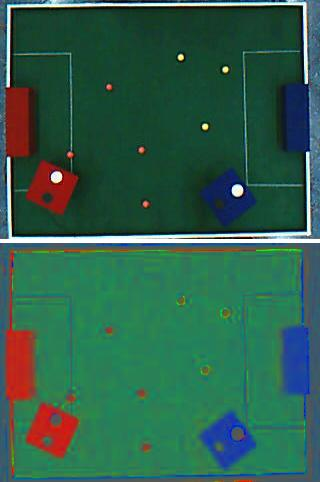
//> input picture MethodsTest/MethodsTest/rgb.jpg, 320 x 482 px, given in place of the camera
$ ./Test1   (built with g++ and OpenCV 4)
//> lines starting //> are read from the running program, lines starting //| are printed output that depends on the picture; after the words box and inside, x2 and y2 are one past the last pixel; in counts of white or black regions, pixels touching at a corner belong together
#include <iostream>
#include <cv.h>
#include <highgui.h>

using namespace cv;
using namespace std;

const int ARRAY_SIZE = 6; // Array for frame average
const double AREA_THRESH = 50.0; // Minimum valid area for theory of moments

vector<double> xCentroid;
vector<double> yCentroid;

Mat segmentColor(Mat , int[] , int[] );
void showValue(Mat , Point );
void drawMoments(Mat, Mat &);
Mat normalizeImage(Mat );
void mouseHandler(int , int , int , int , void* );
int maxAreaIndex(vector<double> );
vector<double> getCentroid(double , double );
double average(vector<double> );
void setColorFromClick(Mat ,int* ,Point );

int main()
{
	Mat frame;
	Size kernel = Size(25,25);
	Mat colorFrame;
	Mat Iblurred;
	Mat Isegmented;
	Mat HSVframe;
	Mat strel = getStructuringElement(MORPH_ELLIPSE, Size(7,7));

	int color[] = {127,242,195};
	int tolerance[] = {15,15,15};
	int colorHSV[] = {124*(180)/240,139*(256)/240,177*(256)/240};      //  Note: For HSV, Hue range is [0,179], Saturation range is [0,255]
	int toleranceHSV[] = {20,15,20};   //  and Value range is [0,255]. Paint 240.

	VideoCapture cam(0);

	Point p(0,0);
	while (true)
	{
		cam >> colorFrame;
//> colorFrame is the input picture: 482 rows x 320 cols, CV_8UC3; mean B, G, R 75.1, 94.7, 46.6
		//colorFrame = normalizeImage(colorFrame);

		//setMouseCallback("Main camera",mouseHandler,(void*)(&p));

		if (p.x != 0 && p.y != 0) {
			//showValue(colorFrame,p);
			setColorFromClick(colorFrame,color,p);
		}

		// BGR approach
		GaussianBlur(colorFrame, Iblurred, kernel,5);
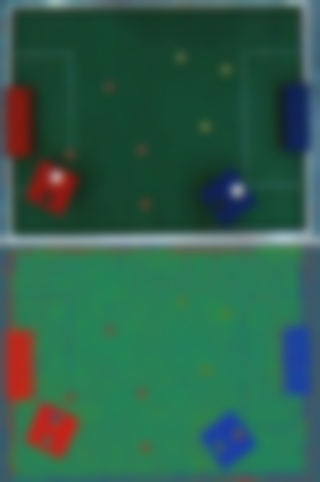
//> Iblurred: 482 rows x 320 cols, CV_8UC3; mean B, G, R 75.2, 94.8, 46.7
		//Iblurred = normalizeImage(Iblurred);
		//imshow("Smoothed camera",Iblurred);

		Isegmented = segmentColor(Iblurred,color,tolerance);
		dilate(Isegmented,Isegmented,strel);
		erode(Isegmented,Isegmented,strel);
		//imshow("Segmented video",Isegmented);

		drawMoments(Isegmented,colorFrame);
		imshow("Main camera",colorFrame);
		// [12 lines of commented-out code are left out]
		waitKey(30);
	}

	destroyWindow("Main camera");
	return 0;
}

/*  Recognizes some color, given a base value and a tolerance.
	It is independent from the color space (BGR,HSV,etc).
	Inputs:  -inputImage, the image to be segmented.
			 -color[], a three dimensional vector, which represents the color.
			 -tolerance[], a three dimensional vector, which represents the maximum
			  variations allowed from the color.
	Outputs: -outputImage, a segmented image.
*/
Mat segmentColor(Mat inputImage, int color[], int tolerance[])
{
	Mat outputImage;
	Mat Ired;
	Mat Igreen;
	Mat Iblue;
	vector<Mat> channels;

	split(inputImage,channels);
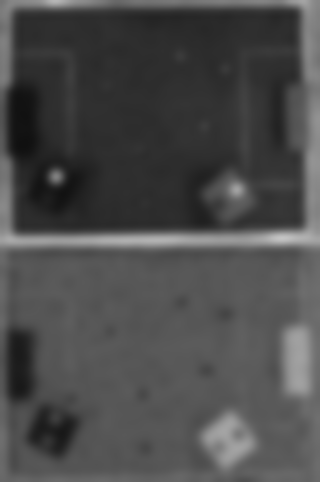
//> channels[0]: 482 rows x 320 cols, CV_8UC1; min 16, max 196, mean 75.2
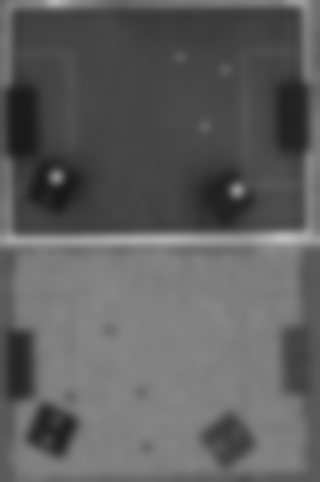
//> channels[1]: 482 rows x 320 cols, CV_8UC1; min 24, max 191, mean 94.8
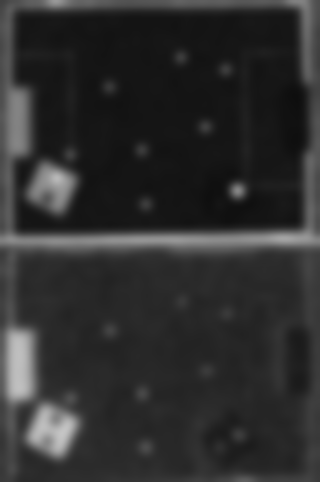
//> channels[2]: 482 rows x 320 cols, CV_8UC1; min 14, max 197, mean 46.7
	Iblue = (channels[0] > color[0] - tolerance[0]) & (channels[0] < color[0] + tolerance[0]);
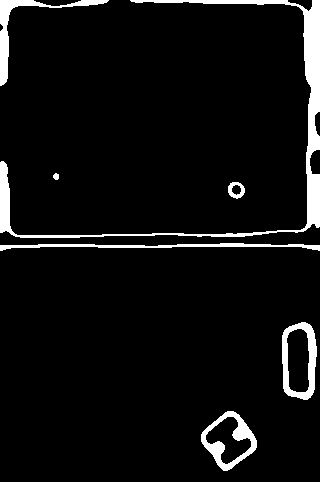
//> Iblue: 482 rows x 320 cols, CV_8UC1; 6% white; 7 white regions, largest, box (x1, y1, x2, y2) and area: (0, 0, 320, 238) 4727, (0, 0, 109, 86) 1146, (282, 322, 317, 400) 1145
	Igreen = (channels[1] > color[1] - tolerance[1]) & (channels[1] < color[1] + tolerance[1]);
//> Igreen: 482 rows x 320 cols, CV_8UC1; every value is 0
	Ired = (channels[2] > color[2] - tolerance[2]) & (channels[2] < color[2] + tolerance[2]);
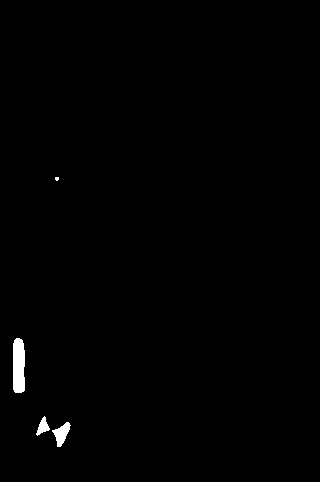
//> Ired: 482 rows x 320 cols, CV_8UC1; 0.65% white; 4 white regions (1 under 20 px), largest, box (x1, y1, x2, y2) and area: (13, 338, 25, 393) 613, (52, 422, 71, 447) 239, (36, 416, 50, 436) 136

	outputImage = Iblue & Igreen & Ired;

	Ired.release();
	Igreen.release();
	Iblue.release();

	return outputImage;
}

// [19 lines left out: function normalizeImage, not called in this run]

/*  Shows the value of a single point in the current frame.
	The frames can be expressed in several color spaces (BGR,HSV,etc)
*/
// [9 lines left out: function showValue, not called in this run]

/*  Draws the moments for a given frame.
	Inputs: -imageBW, a segmented image, from which the objects will be extracted.
			-original, the image in which the moments will be drawn.
	Outputs: None
*/
void drawMoments(Mat imageBW, Mat &original)
{
	vector<vector<Point> > contours;
	vector<Vec4i> hierarchy;
	RNG rng(12345);

	findContours(imageBW, contours, hierarchy, CV_RETR_TREE, CV_CHAIN_APPROX_SIMPLE, Point(0, 0) );
//> contours = 0 contours
	vector<Moments> mu;

	for( int i = 0; i < contours.size(); i++ )
	{
		mu.push_back(moments(contours[i], false));
	}
//> this loop made 0 passes
//> after the loop, mu = 0 items

	//Centroids
	vector<double> cX;
	vector<double> cY;
	vector<double> area;

	for (int i = 0; i < contours.size(); i++)
	{
		cX.push_back(mu[i].m10/mu[i].m00);
		cY.push_back(mu[i].m01/mu[i].m00);
		area.push_back(mu[i].m00);
	}

	// [9 lines of commented-out code are left out]

	int maxIndex = maxAreaIndex(area);


	vector<double> centroid;
	centroid.push_back(0);
	centroid.push_back(0);

	if (maxIndex != -1 && area[maxIndex] >= AREA_THRESH)
	{
		cout << area[maxIndex] << endl;
		centroid = getCentroid(cX[maxIndex],cY[maxIndex]);
		circle(original,Point(centroid[0],centroid[1]),20, Scalar(0,0,255),-1);
	}
	// [6 lines of commented-out code are left out]
	cout << "New loop" << endl;
}


//TO-DO : Implement the function to use an average of the first ARRAY_SIZE frames.
// [27 lines left out: functions getFrame, mouseHandler, not called in this run]

int maxAreaIndex(vector<double> areas)
{
	double maxArea = 0.0;
	int maxIndex = -1;

	for (int i = 0; i < areas.size(); i++)
	{
		if (areas[i] > maxArea)
		{
			maxArea = areas[i];
			maxIndex = i;
		}
	}
//> after the loop, maxArea = 0; maxIndex = -1

	return maxIndex;
}

// [68 lines left out: functions getCentroid, average, setColorFromClick, not called in this run]
